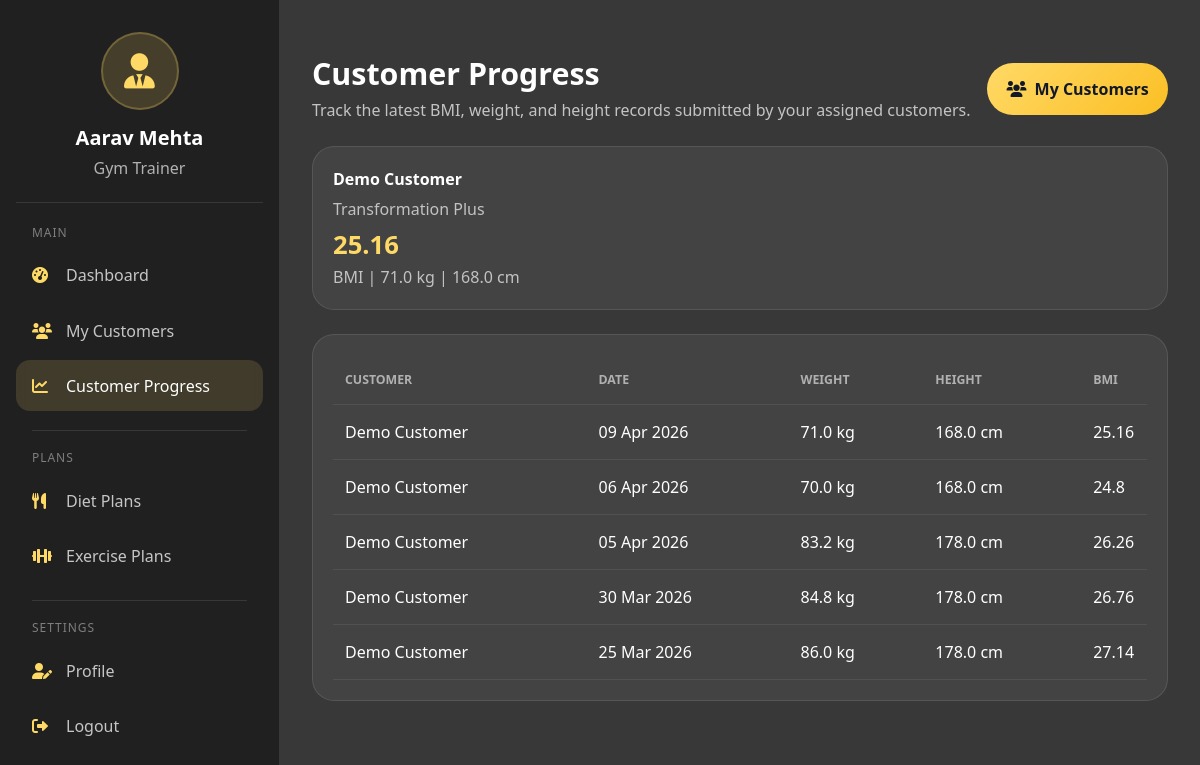
/trainer/progress/ (signed in), run on the app's committed database.
### Fit/models.py (models this page shows)
class Trainer(models.Model):
    CATEGORY_CHOICES = ( ('gym','Gym'), ('yoga','Yoga'), ('zumba','Zumba'))
    users=models.ForeignKey(User,on_delete=models.CASCADE)
    category=models.CharField(choices=CATEGORY_CHOICES)
    experience_year=models.IntegerField()
    specialization=models.CharField(max_length=200)
    qualification=models.CharField(max_length=100)

class User(models.Model):
    ROLE_CHOICES = ( ('admin','Admin'), ('customer','Customer'), ('trainer','Trainer'))
    role = models.CharField(max_length=20, choices=ROLE_CHOICES,null=True,blank=True)
    firstname=models.CharField(max_length=20,blank=True,null=True)
    lastname=models.CharField(max_length=20,blank=True,null=True)
    email=models.EmailField()
    password=models.CharField(max_length=8)
    mobile=models.CharField(max_length=10)
    address=models.CharField(max_length=100)
    state=models.CharField(max_length=20)
    city=models.CharField(max_length=20)
    pincode=models.IntegerField()
    gender=models.CharField(null=True,blank=True)
    profile_pic=models.ImageField(upload_to='customer_images',null=True,blank=True)

class FitnessProgress(models.Model):
    customer = models.ForeignKey(User, on_delete=models.CASCADE)
    weight = models.FloatField()
    height = models.FloatField()
    bmi = models.FloatField()
    record_date = models.DateField()

class Package(models.Model):
    name = models.CharField(max_length=100)
    duration_months = models.IntegerField()
    price = models.DecimalField(max_digits=10, decimal_places=2)
    description = models.TextField()

### Fit/views.py (the view)
# urls.py: path('trainer/progress/', trainer_progress, name='trainer_progress'),
@trainer_required
def trainer_progress(request):
    trainer = _get_logged_trainer(request)
    memberships = _get_trainer_memberships(trainer)
    customer_ids = list(memberships.values_list('customer_id', flat=True))
    progresses = FitnessProgress.objects.filter(customer_id__in=customer_ids).select_related('customer').order_by('-record_date', '-id')
    latest_progress = {}
    for progress in progresses:
        if progress.customer_id not in latest_progress:
            latest_progress[progress.customer_id] = progress
    customer_progress_cards = []
    for membership in memberships:
        customer_progress_cards.append({
            'customer_name': f"{membership.customer.firstname} {membership.customer.lastname}".strip(),
            'package_name': membership.package.name,
            'latest': latest_progress.get(membership.customer_id),
        })
    return render(request, 'trainer_progress.html', {
        'trainer_data': trainer,
        'memberships': memberships,
        'progresses': progresses,
        'customer_progress_cards': customer_progress_cards,
    })

### Fit/context_processors.py (called while the page is built)
def footer_categories(request):
    return {
        'footer_categories': Category.objects.all().order_by('name')[:4]
    }

### Fit/views.py (called while the page is built)
def _get_trainer_memberships(trainer):
    return Membership.objects.filter(trainer=trainer).select_related('customer', 'package').order_by('-start_date', '-id')

def trainer_required(view_func):
    @never_cache
    @wraps(view_func)
    def _wrapped_view(request, *args, **kwargs):
        trainer_id = request.session.get('trainer_login')
        if trainer_id and Trainer.objects.filter(id=trainer_id).exists():
            return view_func(request, *args, **kwargs)
        messages.error(request, 'Please log in as trainer to access this page.')
        return redirect('login')
    return _wrapped_view

def _get_logged_trainer(request):
    return Trainer.objects.select_related('users').get(id=request.session['trainer_login'])

### Fit/templates/trainer_progress.html (shortened to what this page needs)
﻿{% extends "trainernav.html" %}
{% load static %}
{% block extra_css %}
<link rel="stylesheet" href="{% static 'css/templates/trainer_progress.css' %}">
{% endblock %}
{% block trainer_content %}
<div class="page-head">
  <div>
    <h1>Customer Progress</h1>
    <p>Track the latest BMI, weight, and height records submitted by your assigned customers.</p>
  </div>
  <a href="{% url 'trainer_customers' %}" class="btn-gold"><i class="fas fa-users"></i>My Customers</a>
</div>
<div class="summary-grid">
  {% for card in customer_progress_cards %}
  <div class="summary-card">
    <div style="font-weight:700;">{{ card.customer_name }}</div>
    <div style="color:rgba(255,255,255,.68);margin:.35rem 0;">{{ card.package_name }}</div>
    {% if card.latest %}
      <strong>{{ card.latest.bmi }}</strong>
      <div style="color:rgba(255,255,255,.68);">BMI | {{ card.latest.weight }} kg | {{ card.latest.height }} cm</div>
    {% else %}
      <strong>No Data</strong>
      <div style="color:rgba(255,255,255,.68);">No progress entry submitted yet</div>
    {% endif %}
  </div>
  {% empty %}
  <div class="summary-card">No customer progress is available yet.</div>
  {% endfor %}
</div>
<div class="panel">
  <div class="table-responsive">
    <table class="table-lite">
      <thead>
        <tr>
          <th>Customer</th>
          <th>Date</th>
          <th>Weight</th>
          <th>Height</th>
          <th>BMI</th>
        </tr>
      </thead>
      <tbody>
        {% for item in progresses %}
        <tr>
          <td>{{ item.customer.firstname }} {{ item.customer.lastname }}</td>
          <td>{{ item.record_date|date:"d M Y" }}</td>
          <td>{{ item.weight }} kg</td>
          <td>{{ item.height }} cm</td>
          <td>{{ item.bmi }}</td>
        </tr>
        {% empty %}
        <tr><td colspan="5">No progress entries found for your customers.</td></tr>
        {% endfor %}
      </tbody>
    </table>
  </div>
</div>
{% endblock %}

### Fit/templates/trainernav.html (shortened to what this page needs)
﻿<!DOCTYPE html>
<html lang="en">
<head>
    {% load static %}
  <link href="https://cdn.jsdelivr.net/npm/bootstrap@5.3.2/dist/css/bootstrap.min.css" rel="stylesheet">
  <link rel="stylesheet" href="https://cdnjs.cloudflare.com/ajax/libs/font-awesome/6.0.0/css/all.min.css">
  <link rel="stylesheet" href="{% static 'css/templates/trainernav.css' %}">
  {% block extra_css %}{% endblock %}
</head>
<body>
  <div class="trainer-layout">
    <aside class="trainer-sidebar" id="trainerSidebar">
      <div class="trainer-sidebar-header">
        <div class="trainer-avatar"><i class="fas fa-user-tie"></i></div>
        <h3>{{ trainer_data.users.firstname }} {{ trainer_data.users.lastname }}</h3>
        <p>{{ trainer_data.get_category_display }} Trainer</p>
      </div>
      <div class="trainer-nav-label">Main</div>
      <a href="{% url 'trainerdash' %}" class="trainer-nav-item {% if request.path == '/trainerdash/' %}active{% endif %}">
        <i class="fas fa-gauge-high"></i><span>Dashboard</span>
      </a>
      <a href="{% url 'trainer_customers' %}" class="trainer-nav-item {% if request.path == '/trainer/customers/' %}active{% endif %}">
        <i class="fas fa-users"></i><span>My Customers</span>
      </a>
      <a href="{% url 'trainer_progress' %}" class="trainer-nav-item {% if request.path == '/trainer/progress/' %}active{% endif %}">
        <i class="fas fa-chart-line"></i><span>Customer Progress</span>
      </a>
      <div class="trainer-divider"></div>
      <div class="trainer-nav-label">Plans</div>
      <a href="{% url 'trainer_assign_diet' %}" class="trainer-nav-item {% if '/trainer/assign-diet/' in request.path %}active{% endif %}">
        <i class="fas fa-utensils"></i><span>Diet Plans</span>
      </a>
      <a href="{% url 'trainer_assign_exercise' %}" class="trainer-nav-item {% if '/trainer/assign-exercise/' in request.path %}active{% endif %}">
        <i class="fas fa-dumbbell"></i><span>Exercise Plans</span>
      </a>
      <div class="trainer-divider"></div>
      <div class="trainer-nav-label">Settings</div>
      <a href="{% url 'trainer_profile' %}" class="trainer-nav-item {% if request.path == '/trainer/profile/' %}active{% endif %}">
        <i class="fas fa-user-pen"></i><span>Profile</span>
      </a>
      <a href="{% url 'logout' %}" class="trainer-nav-item">
        <i class="fas fa-right-from-bracket"></i><span>Logout</span>
      </a>
    </aside>
    <main class="trainer-main">
      {% block trainer_content %}{% endblock %}
    </main>
  </div>
</body>
</html>

### Fit/static/css/templates/trainernav.css (style rules this page uses)
body::before { content: ''; position: fixed; inset: 0; background: rgba(0, 0, 0, 0.78); z-index: -1; }
.trainer-layout { display: flex; min-height: 100vh; }
.trainer-sidebar { width: 280px; background: rgba(0, 0, 0, 0.42); backdrop-filter: blur(12px); border-right: 1px solid rgba(255,255,255,0.1); padding: 2rem 1rem; position: fixed; inset: 0 auto 0 0; overflow-y: auto; z-index: 1000; transition: transform .25s ease; }
.trainer-main { flex: 1; margin-left: 280px; padding: 2rem; width: calc(100% - 280px); }
.trainer-avatar { width: 78px; height: 78px; border-radius: 50%; display: flex; align-items: center; justify-content: center; margin: 0 auto 1rem; background: rgba(255,217,102,0.16); color: #ffd966; font-size: 2.2rem; border: 2px solid rgba(255,217,102,0.25); }
.trainer-sidebar-header { text-align: center; padding: 0 1rem 1.4rem; border-bottom: 1px solid rgba(255,255,255,0.1); margin-bottom: 1.3rem; }
.trainer-sidebar-header h3 { font-size: 1.25rem; margin: 0; font-weight: 700; }
.trainer-sidebar-header p { margin: .35rem 0 0; color: rgba(255,255,255,.65); }
.trainer-nav-label { padding: 0 1rem; color: rgba(255,255,255,.42); font-size: .75rem; text-transform: uppercase; letter-spacing: .08em; margin: 1rem 0 .5rem; }
.trainer-nav-item { display: flex; align-items: center; gap: 12px; padding: .85rem 1rem; margin: .25rem 0; text-decoration: none; color: rgba(255,255,255,.74); border-radius: 14px; transition: .2s ease; }
.trainer-nav-item:hover, .trainer-nav-item.active { background: rgba(255,217,102,0.14); color: white; }
.trainer-nav-item i { width: 22px; color: #ffd966; }
.trainer-divider { height: 1px; background: rgba(255,255,255,.1); margin: 1.15rem 1rem; }
.page-head { display: flex; justify-content: space-between; align-items: center; gap: 1rem; flex-wrap: wrap; margin-bottom: 1.5rem; }
.page-head h1 { margin: 0; font-size: 1.9rem; font-weight: 800; }
.page-head p { margin: .35rem 0 0; color: rgba(255,255,255,.7); }
.btn-gold { background: linear-gradient(135deg,#ffd966,#fbbf24); color: #111827; border: none; border-radius: 999px; padding: .85rem 1.2rem; font-weight: 700; text-decoration: none; display: inline-flex; align-items: center; gap: 8px; }

### Fit/static/css/templates/trainer_progress.css (style rules this page uses)
.summary-card,.panel { background:rgba(255,255,255,.06);border:1px solid rgba(255,255,255,.1);border-radius:22px;padding:1.25rem }
.summary-card strong { display:block;font-size:1.6rem;color:#ffd966 }
.table-lite { width:100%;min-width:860px;border-collapse:collapse }
.table-lite th,.table-lite td { padding:1rem .75rem;border-bottom:1px solid rgba(255,255,255,.08);text-align:left }
.table-lite th { color:rgba(255,255,255,.58);text-transform:uppercase;font-size:.77rem }

### data on the page
Trainer: users.firstname "Aarav", users.lastname "Mehta", category "Gym"
FitnessProgress: customer_name "Demo Customer", package_name "Transformation Plus", latest.bmi "25.16", latest.weight "71.0", latest.height "168.0", customer.firstname "Demo", customer.lastname "Customer", record_date "09 Apr 2026", weight "71.0", height "168.0", bmi "25.16"
FitnessProgress: customer.firstname "Demo", customer.lastname "Customer", record_date "06 Apr 2026", weight "70.0", height "168.0", bmi "24.8"
FitnessProgress: customer.firstname "Demo", customer.lastname "Customer", record_date "05 Apr 2026", weight "83.2", height "178.0", bmi "26.26"
FitnessProgress: customer.firstname "Demo", customer.lastname "Customer", record_date "30 Mar 2026", weight "84.8", height "178.0", bmi "26.76"
FitnessProgress: customer.firstname "Demo", customer.lastname "Customer", record_date "25 Mar 2026", weight "86.0", height "178.0", bmi "27.14"
